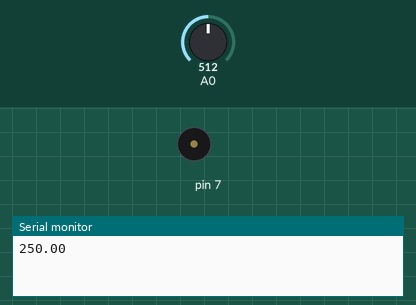
A sketch run on a simulated Arduino Uno, built with avr-gcc and run on an emulated ATmega328P. Parts: buzzer (waves = sounding), the last lines printed to the serial monitor. The test bench sets the inputs (shaded band); at power-on: A0 = 512.

Above: at 1.8 s.
1.9 s: A0 set to 64
5.4 s: A0 set to 55
At 6.2 s:
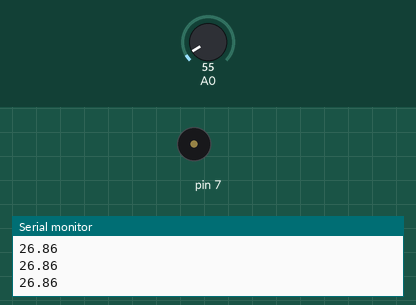
7.0 s: A0 set to 122
At 7.25 s:
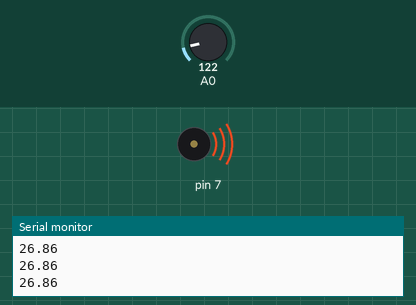
11.0 s: A0 set to 21
At 12.0 s:
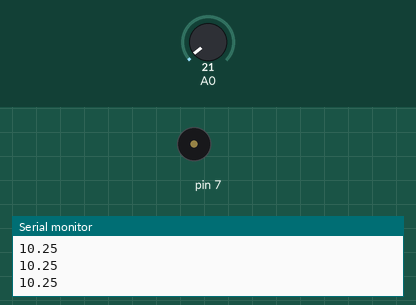
Timing chart, 0 to 13.5 s (numbered marks = the images above; inputs shaded):
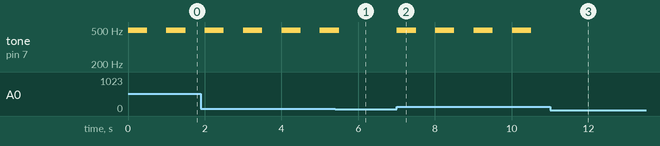

Measured:
- the behaviour switches between 60 and 59 on A0 (found by bisection; images 0 and 1)
- after the input at 5.4 s, tone on pin 7: goes on until 5.5 s, then stays silent
- after the input at 7.0 s, tone on pin 7: alternates 494 Hz for 0.50 s and silent for 0.50 s, starting at once
- after the input at 11.0 s, tone on pin 7: stops changing and stays silent
- by itself, tone on pin 7: alternates 494 Hz for 0.50 s and silent for 0.50 s

The sketch:

fire_alarm.ino
```cpp
void setup()
{
  Serial.begin(9600);
}
void loop()
{
int rawvoltage= analogRead(0);
float temp= (rawvoltage/1024.0) * 5000 /10;
  if(temp>31)
  {
  t();
  }
  else
  {
  if(temp>29)
  {
   t1();
  }
  if(temp<29);
  {
  noTone(7);
  }
}
Serial.println(temp);
}
void t()
{
tone(7, 494, 500);
delay(1000);
}
void t1()
{
  tone(7, 2000, 500);
  delay(2000);
}
```
